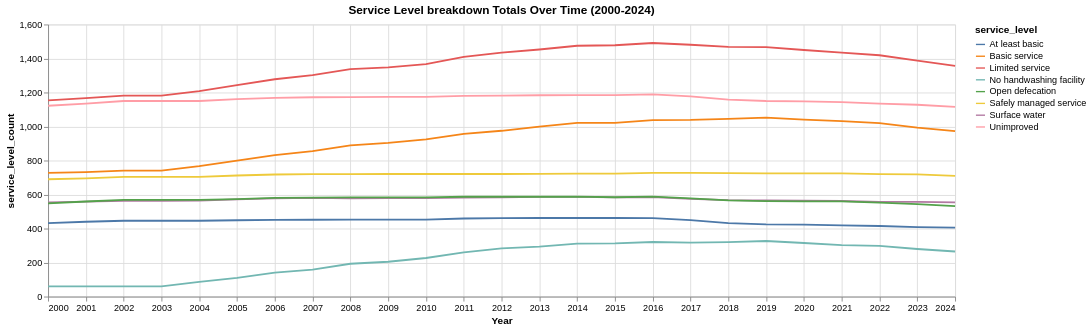

Here is the notebook cell this chart was saved with:
### Code cell
alt.Chart(df_agg_result_service_level).mark_line(size=2).encode(
    #x='year',
    x=alt.X('year', axis=alt.Axis(title='Year', format='d')),
    y='service_level_count',
    color='service_level',

).properties(
    width=1000,
    title='Service Level breakdown Totals Over Time (2000-2024)'
)

### Figure 1 — Vega-Lite specification as saved in the notebook (floating-point values rounded to 4 significant figures; data arrays with more than 128 entries replaced by an {"elided": "..."} marker saying what was removed)
{"config": {"view": {"continuousWidth": 300, "continuousHeight": 300}}, "data": {"name": "data-de568b502433249b4c319d585cca4b20"}, "mark": {"type": "line", "size": 2}, "encoding": {"color": {"field": "service_level", "type": "nominal"}, "x": {"axis": {"format": "d", "title": "Year"}, "field": "year", "type": "quantitative"}, "y": {"field": "service_level_count", "type": "quantitative"}}, "title": "Service Level breakdown Totals Over Time (2000-2024)", "width": 1000, "$schema": "https://vega.github.io/schema/vega-lite/v5.20.1.json", "datasets": {"data-de568b502433249b4c319d585cca4b20": {"elided": "200 records"}}}
